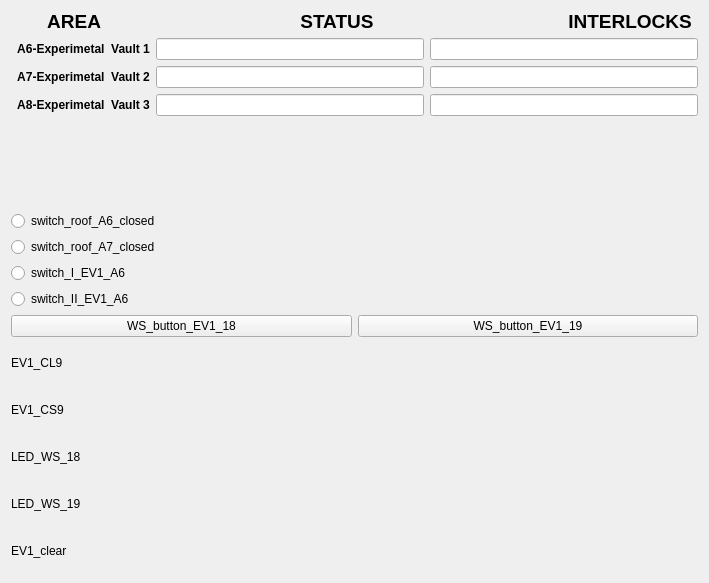
<?xml version="1.0" encoding="UTF-8"?>
<ui version="4.0">
 <class>Form</class>
 <widget class="QWidget" name="Form">
  <property name="geometry">
   <rect>
    <x>0</x>
    <y>0</y>
    <width>671</width>
    <height>583</height>
   </rect>
  </property>
  <property name="windowTitle">
   <string>Form</string>
  </property>
  <layout class="QVBoxLayout" name="verticalLayout_3">
   <item>
    <layout class="QVBoxLayout" name="verticalLayout">
     <item>
      <widget class="QLabel" name="label_4">
       <property name="maximumSize">
        <size>
         <width>16777215</width>
         <height>21</height>
        </size>
       </property>
       <property name="font">
        <font>
         <pointsize>14</pointsize>
         <weight>75</weight>
         <bold>true</bold>
        </font>
       </property>
       <property name="text">
        <string>       AREA                                      STATUS                                     INTERLOCKS </string>
       </property>
      </widget>
     </item>
     <item>
      <layout class="QFormLayout" name="formLayout_2">
       <property name="fieldGrowthPolicy">
        <enum>QFormLayout::AllNonFixedFieldsGrow</enum>
       </property>
       <item row="0" column="0">
        <widget class="QLabel" name="label_2">
         <property name="font">
          <font>
           <weight>75</weight>
           <bold>true</bold>
          </font>
         </property>
         <property name="text">
          <string>  A6-Experimetal  Vault 1</string>
         </property>
        </widget>
       </item>
       <item row="0" column="1">
        <layout class="QHBoxLayout" name="horizontalLayout">
         <item>
          <widget class="QELineEdit" name="qelineedit_2">
           <property name="variable" stdset="0">
            <string>VCS:EV1-CLR-STATS</string>
           </property>
          </widget>
         </item>
         <item>
          <widget class="QELineEdit" name="qelineedit">
           <property name="variable" stdset="0">
            <string>VCS:EV2-INTLCK-STATS</string>
           </property>
          </widget>
         </item>
        </layout>
       </item>
       <item row="1" column="0">
        <widget class="QLabel" name="label">
         <property name="font">
          <font>
           <weight>75</weight>
           <bold>true</bold>
          </font>
         </property>
         <property name="text">
          <string>  A7-Experimetal  Vault 2</string>
         </property>
        </widget>
       </item>
       <item row="1" column="1">
        <layout class="QHBoxLayout" name="horizontalLayout_3">
         <item>
          <widget class="QELineEdit" name="qelineedit_6">
           <property name="variable" stdset="0">
            <string>VCS:EV2-CLR-STATS</string>
           </property>
          </widget>
         </item>
         <item>
          <widget class="QELineEdit" name="qelineedit_7">
           <property name="variable" stdset="0">
            <string>VCS:EV2-INTLCK-STATS</string>
           </property>
          </widget>
         </item>
        </layout>
       </item>
       <item row="2" column="0">
        <widget class="QLabel" name="label_3">
         <property name="font">
          <font>
           <weight>75</weight>
           <bold>true</bold>
          </font>
         </property>
         <property name="text">
          <string>  A8-Experimetal  Vault 3</string>
         </property>
        </widget>
       </item>
       <item row="2" column="1">
        <layout class="QHBoxLayout" name="horizontalLayout_2">
         <item>
          <widget class="QELineEdit" name="qelineedit_4">
           <property name="variable" stdset="0">
            <string>VCS:EV2-CLR-STATS</string>
           </property>
          </widget>
         </item>
         <item>
          <widget class="QELineEdit" name="qelineedit_5">
           <property name="variable" stdset="0">
            <string>VCS:EV2-INTLCK-STATS</string>
           </property>
          </widget>
         </item>
        </layout>
       </item>
      </layout>
     </item>
    </layout>
   </item>
   <item>
    <layout class="QHBoxLayout" name="horizontalLayout_9">
     <item>
      <layout class="QVBoxLayout" name="verticalLayout_2">
       <item>
        <widget class="QERadioButton" name="qeradiobutton_3">
         <property name="text">
          <string>switch_roof_A6_closed</string>
         </property>
         <property name="autoExclusive">
          <bool>false</bool>
         </property>
         <property name="variable" stdset="0">
          <string>SW-RF-A7-CLSD</string>
         </property>
         <property name="format" stdset="0">
          <enum>QERadioButton::LocalEnumeration</enum>
         </property>
        </widget>
       </item>
       <item>
        <widget class="QERadioButton" name="qeradiobutton">
         <property name="text">
          <string>switch_roof_A7_closed</string>
         </property>
         <property name="autoExclusive">
          <bool>false</bool>
         </property>
         <property name="variable" stdset="0">
          <string>VCS:SW-RF-A7-CLSD</string>
         </property>
         <property name="format" stdset="0">
          <enum>QERadioButton::LocalEnumeration</enum>
         </property>
        </widget>
       </item>
       <item>
        <widget class="QERadioButton" name="qeradiobutton_4">
         <property name="text">
          <string>switch_I_EV1_A6</string>
         </property>
         <property name="variable" stdset="0">
          <string>VCS:SW-I-EV2-A7</string>
         </property>
         <property name="format" stdset="0">
          <enum>QERadioButton::LocalEnumeration</enum>
         </property>
        </widget>
       </item>
       <item>
        <widget class="QERadioButton" name="qeradiobutton_2">
         <property name="text">
          <string>switch_II_EV1_A6</string>
         </property>
         <property name="autoExclusive">
          <bool>false</bool>
         </property>
         <property name="variable" stdset="0">
          <string>VCS:SW-II-EV2-A7</string>
         </property>
         <property name="format" stdset="0">
          <enum>QERadioButton::Integer</enum>
         </property>
        </widget>
       </item>
      </layout>
     </item>
     <item>
      <spacer name="horizontalSpacer">
       <property name="orientation">
        <enum>Qt::Horizontal</enum>
       </property>
       <property name="sizeHint" stdset="0">
        <size>
         <width>40</width>
         <height>20</height>
        </size>
       </property>
      </spacer>
     </item>
    </layout>
   </item>
   <item>
    <layout class="QHBoxLayout" name="horizontalLayout_10">
     <item>
      <widget class="QEPushButton" name="qepushbutton">
       <property name="text">
        <string>WS_button_EV1_18</string>
       </property>
       <property name="variable" stdset="0">
        <string>VCS:WS-BUT-EV2-20</string>
       </property>
       <property name="writeOnPress">
        <bool>true</bool>
       </property>
       <property name="writeOnRelease">
        <bool>true</bool>
       </property>
       <property name="writeOnClick">
        <bool>false</bool>
       </property>
      </widget>
     </item>
     <item>
      <widget class="QEPushButton" name="qepushbutton_2">
       <property name="text">
        <string>WS_button_EV1_19</string>
       </property>
       <property name="variable" stdset="0">
        <string>VCS:WS-BUT-EV2-21</string>
       </property>
       <property name="writeOnPress">
        <bool>true</bool>
       </property>
       <property name="writeOnRelease">
        <bool>true</bool>
       </property>
       <property name="writeOnClick">
        <bool>false</bool>
       </property>
      </widget>
     </item>
    </layout>
   </item>
   <item>
    <layout class="QHBoxLayout" name="horizontalLayout_4">
     <item>
      <widget class="QLabel" name="label_5">
       <property name="maximumSize">
        <size>
         <width>16777215</width>
         <height>20</height>
        </size>
       </property>
       <property name="text">
        <string>EV1_CL9</string>
       </property>
      </widget>
     </item>
     <item>
      <widget class="QEBitStatus" name="qebitstatus">
       <property name="minimumSize">
        <size>
         <width>61</width>
         <height>41</height>
        </size>
       </property>
       <property name="maximumSize">
        <size>
         <width>61</width>
         <height>41</height>
        </size>
       </property>
       <property name="numberOfBits">
        <number>1</number>
       </property>
       <property name="shape">
        <enum>QBitStatus::Circle</enum>
       </property>
       <property name="offColour">
        <color>
         <red>0</red>
         <green>66</green>
         <blue>0</blue>
        </color>
       </property>
       <property name="variable" stdset="0">
        <string>VCS:CL10-EV2</string>
       </property>
       <property name="displayAlarmStateOption" stdset="0">
        <enum>QEBitStatus::Never</enum>
       </property>
      </widget>
     </item>
    </layout>
   </item>
   <item>
    <layout class="QHBoxLayout" name="horizontalLayout_5">
     <item>
      <widget class="QLabel" name="label_6">
       <property name="maximumSize">
        <size>
         <width>16777215</width>
         <height>20</height>
        </size>
       </property>
       <property name="text">
        <string>EV1_CS9</string>
       </property>
      </widget>
     </item>
     <item>
      <widget class="QEBitStatus" name="qebitstatus_2">
       <property name="minimumSize">
        <size>
         <width>61</width>
         <height>41</height>
        </size>
       </property>
       <property name="maximumSize">
        <size>
         <width>61</width>
         <height>41</height>
        </size>
       </property>
       <property name="numberOfBits">
        <number>1</number>
       </property>
       <property name="shape">
        <enum>QBitStatus::Circle</enum>
       </property>
       <property name="offColour">
        <color>
         <red>0</red>
         <green>71</green>
         <blue>0</blue>
        </color>
       </property>
       <property name="variable" stdset="0">
        <string>VCS:CS10-EV2</string>
       </property>
      </widget>
     </item>
    </layout>
   </item>
   <item>
    <layout class="QHBoxLayout" name="horizontalLayout_6">
     <item>
      <widget class="QLabel" name="label_7">
       <property name="maximumSize">
        <size>
         <width>16777215</width>
         <height>20</height>
        </size>
       </property>
       <property name="text">
        <string>LED_WS_18</string>
       </property>
      </widget>
     </item>
     <item>
      <widget class="QEBitStatus" name="qebitstatus_4">
       <property name="minimumSize">
        <size>
         <width>61</width>
         <height>41</height>
        </size>
       </property>
       <property name="maximumSize">
        <size>
         <width>61</width>
         <height>41</height>
        </size>
       </property>
       <property name="numberOfBits">
        <number>1</number>
       </property>
       <property name="shape">
        <enum>QBitStatus::Circle</enum>
       </property>
       <property name="offColour">
        <color>
         <red>0</red>
         <green>70</green>
         <blue>0</blue>
        </color>
       </property>
       <property name="variable" stdset="0">
        <string>VCS:LED-WS-EV2-20</string>
       </property>
       <property name="variableSubstitutions" stdset="0">
        <string/>
       </property>
      </widget>
     </item>
    </layout>
   </item>
   <item>
    <layout class="QHBoxLayout" name="horizontalLayout_7">
     <item>
      <widget class="QLabel" name="label_8">
       <property name="maximumSize">
        <size>
         <width>16777215</width>
         <height>20</height>
        </size>
       </property>
       <property name="text">
        <string>LED_WS_19</string>
       </property>
      </widget>
     </item>
     <item>
      <widget class="QEBitStatus" name="qebitstatus_5">
       <property name="minimumSize">
        <size>
         <width>61</width>
         <height>41</height>
        </size>
       </property>
       <property name="maximumSize">
        <size>
         <width>61</width>
         <height>41</height>
        </size>
       </property>
       <property name="numberOfBits">
        <number>1</number>
       </property>
       <property name="shape">
        <enum>QBitStatus::Circle</enum>
       </property>
       <property name="offColour">
        <color>
         <red>0</red>
         <green>76</green>
         <blue>0</blue>
        </color>
       </property>
       <property name="variable" stdset="0">
        <string>VCS:LED-WS-EV2-21</string>
       </property>
      </widget>
     </item>
    </layout>
   </item>
   <item>
    <layout class="QHBoxLayout" name="horizontalLayout_8">
     <item>
      <widget class="QLabel" name="label_9">
       <property name="maximumSize">
        <size>
         <width>16777215</width>
         <height>20</height>
        </size>
       </property>
       <property name="text">
        <string>EV1_clear</string>
       </property>
      </widget>
     </item>
     <item>
      <widget class="QEBitStatus" name="qebitstatus_3">
       <property name="minimumSize">
        <size>
         <width>61</width>
         <height>41</height>
        </size>
       </property>
       <property name="maximumSize">
        <size>
         <width>61</width>
         <height>41</height>
        </size>
       </property>
       <property name="numberOfBits">
        <number>1</number>
       </property>
       <property name="shape">
        <enum>QBitStatus::Circle</enum>
       </property>
       <property name="offColour">
        <color>
         <red>0</red>
         <green>77</green>
         <blue>0</blue>
        </color>
       </property>
       <property name="variable" stdset="0">
        <string>VCS:EV2-CLEAR</string>
       </property>
      </widget>
     </item>
    </layout>
   </item>
  </layout>
 </widget>
 <customwidgets>
  <customwidget>
   <class>QEBitStatus</class>
   <extends>QBitStatus</extends>
   <header>QEBitStatus.h</header>
  </customwidget>
  <customwidget>
   <class>QELineEdit</class>
   <extends>QLineEdit</extends>
   <header>QELineEdit.h</header>
  </customwidget>
  <customwidget>
   <class>QEPushButton</class>
   <extends>QPushButton</extends>
   <header>QEPushButton.h</header>
  </customwidget>
  <customwidget>
   <class>QERadioButton</class>
   <extends>QRadioButton</extends>
   <header>QERadioButton.h</header>
  </customwidget>
  <customwidget>
   <class>QBitStatus</class>
   <extends>QWidget</extends>
   <header>QBitStatus.h</header>
  </customwidget>
 </customwidgets>
 <resources/>
 <connections/>
</ui>
